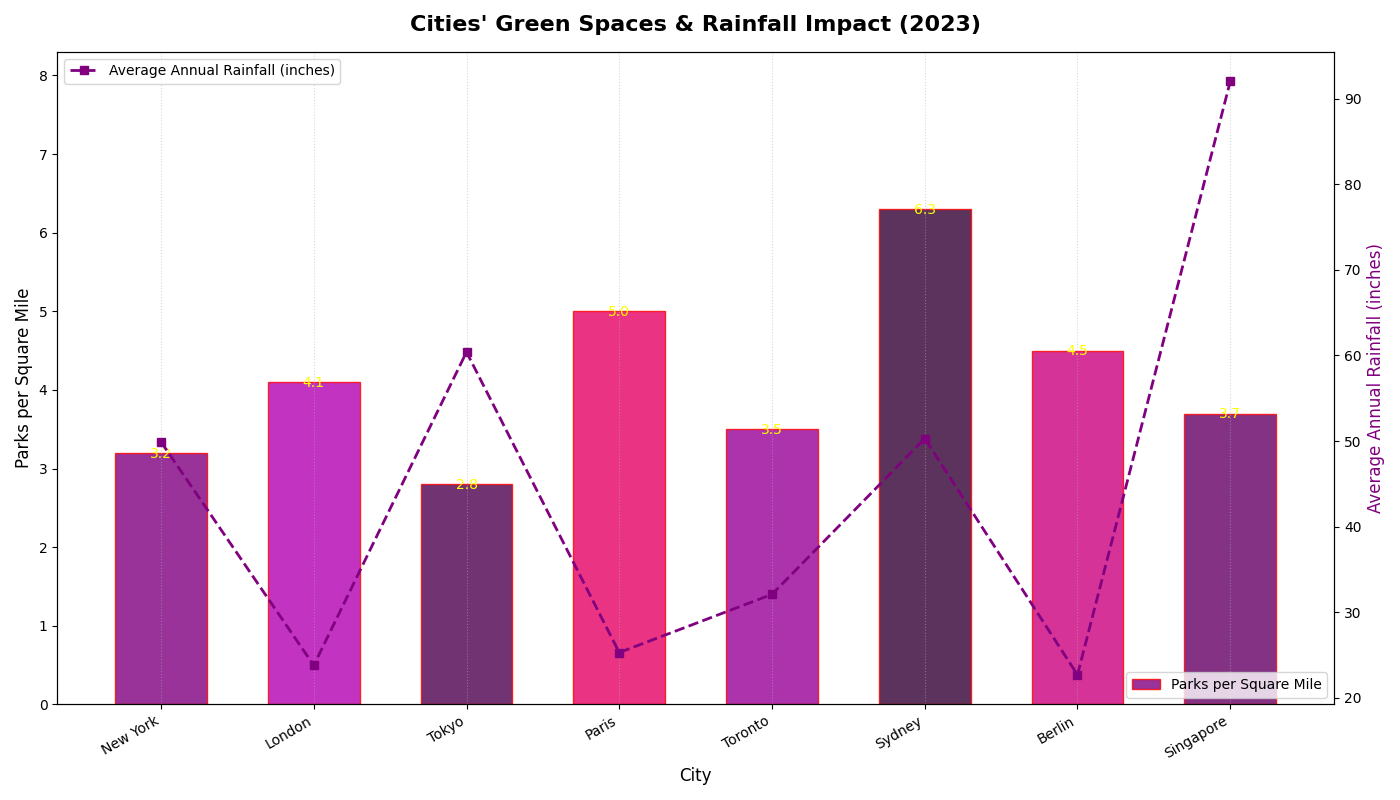

Reproduce this figure in Python.
import matplotlib.pyplot as plt
import numpy as np
import matplotlib.cm as cm

cities = ["New York", "London", "Tokyo", "Paris", "Toronto", "Sydney", "Berlin", "Singapore"]
parks_per_square_mile = np.array([3.2, 4.1, 2.8, 5.0, 3.5, 6.3, 4.5, 3.7])
average_rainfall = np.array([49.9, 23.8, 60.4, 25.3, 32.1, 50.3, 22.7, 92.0])

positions = np.arange(len(cities))
bar_width = 0.6

fig, ax1 = plt.subplots(figsize=(14, 8))

# Manually shuffled color map
color_map = np.array([
    [0.5, 0.0, 0.5, 1.0],  # a shuffled color for New York
    [0.7, 0.0, 0.7, 1.0],  # a shuffled color for London
    [0.3, 0.0, 0.3, 1.0],  # a shuffled color for Tokyo
    [0.9, 0.0, 0.4, 1.0],  # a shuffled color for Paris
    [0.6, 0.0, 0.6, 1.0],  # a shuffled color for Toronto
    [0.2, 0.0, 0.2, 1.0],  # a shuffled color for Sydney
    [0.8, 0.0, 0.5, 1.0],  # a shuffled color for Berlin
    [0.4, 0.0, 0.4, 1.0],  # a shuffled color for Singapore
])

bars = ax1.bar(positions, parks_per_square_mile, color=color_map, width=bar_width, alpha=0.8, edgecolor='red', label='Parks per Square Mile')

for bar, height in zip(bars, parks_per_square_mile):
    ax1.text(bar.get_x() + bar.get_width()/2, height - 0.1, f'{height:.1f}', ha='center', va='bottom', color='yellow', fontsize=10)

ax2 = ax1.twinx()
ax2.plot(positions, average_rainfall, color='purple', marker='s', linestyle='--', linewidth=2, label='Average Annual Rainfall (inches)')
ax2.set_ylabel('Average Annual Rainfall (inches)', fontsize=12, color='purple')

ax1.set_xticks(positions)
ax1.set_xticklabels(cities, rotation=30, ha='right')
ax1.set_xlabel('City', fontsize=12)
ax1.set_ylabel('Parks per Square Mile', fontsize=12)
ax1.set_ylim(0, max(parks_per_square_mile) + 2)
ax1.grid(axis='x', linestyle=':', alpha=0.5)

plt.title('Cities\' Green Spaces & Rainfall Impact (2023)', fontsize=16, fontweight='bold', pad=15)

plt.tight_layout()

ax1.legend(loc='lower right')
ax2.legend(loc='upper left')

plt.show()
